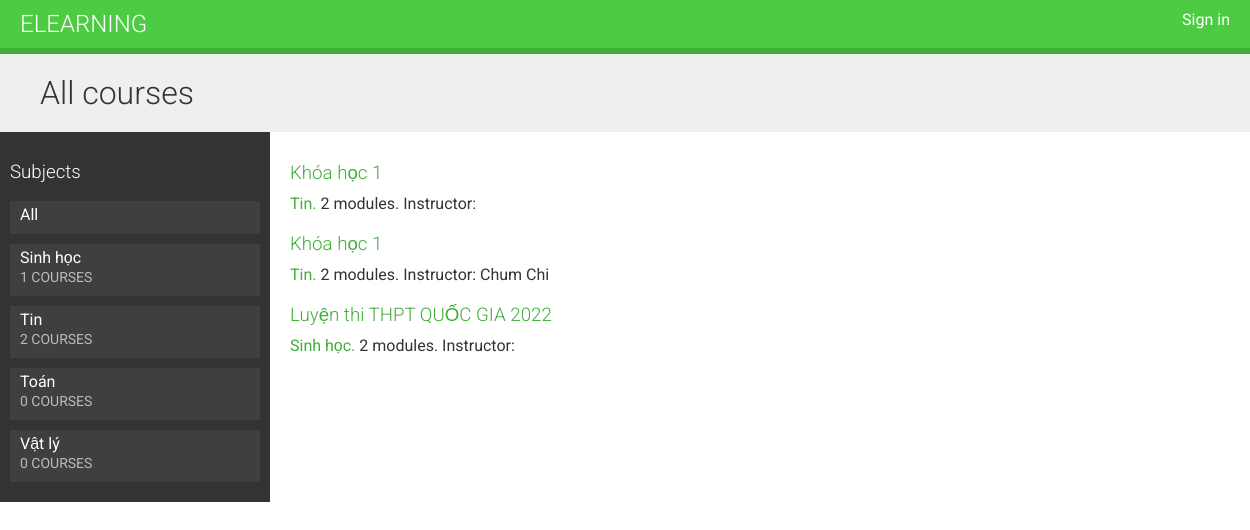
The page / on the database its author committed.
### courses/models.py (models this page shows, shortened)
class Subject(models.Model):
    title = models.CharField(max_length=200)
    slug = models.CharField(max_length=200, unique=True, editable=False)
    def __str__(self):
        return self.title

class Course(models.Model):
    owner = models.ForeignKey(User,
                              related_name='courses_created',
                              on_delete=models.CASCADE)
    subject = models.ForeignKey(Subject,
                                related_name='courses',
                                on_delete=models.CASCADE)
    students = models.ManyToManyField(User,
                                      related_name='courses_joined',
                                      blank=True)
    title = models.CharField(max_length=200)
    slug = models.CharField(max_length=500, unique=True, editable=False)
    overview = models.TextField()
    created = models.DateTimeField(auto_now_add=True)
    class Meta:
        ordering = ['-created']

### courses/views.py (the view)
# urls.py: path('', CourseListView.as_view(), name='course_list'),
class CourseListView(TemplateResponseMixin, View):
    model = Course
    template_name = 'courses/course/list.html'
    def get(self, request, subject=None):
        subjects = Subject.objects.annotate(total_courses=Count('courses'))
        courses = Course.objects.annotate(total_modules=Count('modules'))
        if subject:
            subject = get_object_or_404(Subject, slug=subject)
            courses = courses.filter(subject=subject)
        return self.render_to_response({'subjects': subjects,
                                        'subject': subject,
                                        'courses': courses})

### templates/courses/course/list.html (shortened to what this page needs)
{% extends 'base.html' %}
{% block content %}
    <h1>
        {% if subject %}
            {{ subject.title }} courses
        {% else %}
            All courses
        {% endif %}
    </h1>
    <div class="contents">
        <h3>Subjects</h3>
        <ul id="modules">
            <li {% if not subject %}
                class="selected"
            {% endif %} >
                <a href="{% url 'course_list' %}">All</a>
            </li>
            {% for subject in subjects %}
                <li {% if subject == subject %}
                    class="selected"
                {% endif %} >
                    <a href="{% url 'course_list_subject' subject.slug %}">
                        {{ subject.title }}
                        <br>
                        <span>{{ subject.total_courses }} courses</span>
                    </a>
                </li>
            {% endfor %}
        </ul>
    </div>
    <div class="module">
        {% for course in courses %}
            {% with course.subject as subject %}
                <h3>
                    <a href="{% url 'course_detail' course.slug %}">
                        {{ course.title }}
                    </a>
                </h3>
                <p>
                    <a href="{% url 'course_list_subject' subject.slug %}">
                        {{ subject }}.
                    </a>
                    {{ course.total_modules }} modules.
                    Instructor: {{ course.owner.get_full_name }}
                </p>
            {% endwith %}
        {% endfor %}
    </div>
{% endblock %}

### static/css/base.css (style rules this page uses)
body { margin: 0; font-family: 'Roboto', sans-serif; font-weight: 400; color: #333; }
a { color: #3fad37; text-decoration: none; }
ul { float: left; }
h1, h2, h3, h4, h5, h6 { font-family: 'Roboto', sans-serif; font-weight: 300; }
h1 { background: #efefef; width: 100%; overflow: auto; padding: 20px 0 20px 40px; margin: 0; }
.module { padding: 10px 20px; float: left; width: 600px; }
.module h3 { margin: 20px 0 0; padding: 0; width: 100%; }
.module p { margin: 10px 0 20px; width: 100%; float: left; }
.contents { width: 20%; padding: 10px; float: left; background: #333; color: #fff; font-family: 'Roboto', sans-serif; }
.contents ul { list-style: none; margin: 0; padding: 0; width: 100%; }
.contents ul li { margin: 0 0 10px 0; padding: 4px 10px 10px; overflow: auto; cursor: move; }
.contents ul li.selected { background: #3f3f3f; }
.contents ul span { text-transform: uppercase; color: #bbb; font-size: 14px; }
.contents ul a { display: block; color: #fff; text-decoration: none; }

### rows shown on the page
Subject: title "Sinh học", total_courses "1"
Subject: title "Tin", total_courses "2"
Subject: title "Toán", total_courses "0"
Subject: title "Vật lý", total_courses "0"
Course: title "Khóa học 1", subject "Tin", total_modules "2"
Course: title "Khóa học 1", subject "Tin", total_modules "2", owner.get_full_name "Chum Chi"
Course: title "Luyện thi THPT QUỐC GIA 2022", subject "Sinh học", total_modules "2"
